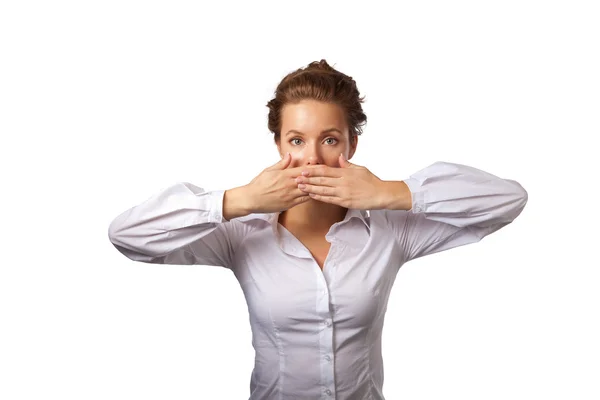
#> input picture images/saay.jpg, 600 x 400 px
$ python CW_less4.py
#> lines starting #> are read from the running program, lines starting #| are printed output that depends on the picture; after the words box and inside, x2 and y2 are one past the last pixel; in counts of white or black regions, pixels touching at a corner belong together
import cv2
import numpy as np

img=cv2.imread("images/saay.jpg")
#> img is the input picture: shape (400, 600, 3); mean B, G, R 230.6, 231.1, 236
scale = 1
img = cv2.resize(img, (img.shape[1]//scale, img.shape[0]//scale))
print(img.shape)
#| (400, 600, 3)


img_copy=img.copy()
img_copy_colour = img_copy
img_copy = cv2.cvtColor(img_copy, cv2.COLOR_BGR2GRAY)
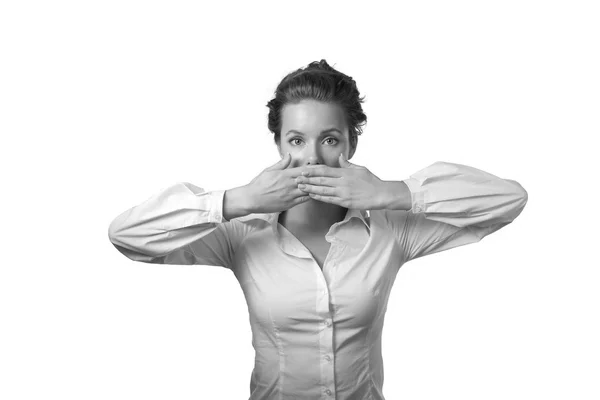
#> img_copy: shape (400, 600); min 3, max 255, mean 232.5
img_copy=cv2.GaussianBlur(img_copy, (5,5), 2)

#підсилення контрасту
img_copy=cv2.equalizeHist(img_copy)
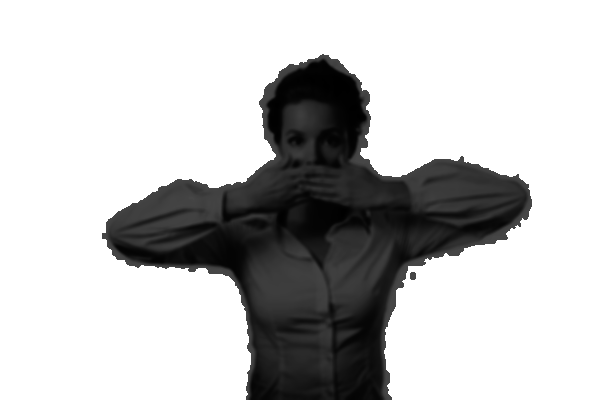
#> img_copy: shape (400, 600); min 0, max 255, mean 194.6

img_copy=cv2.Canny(img_copy, 100, 100)
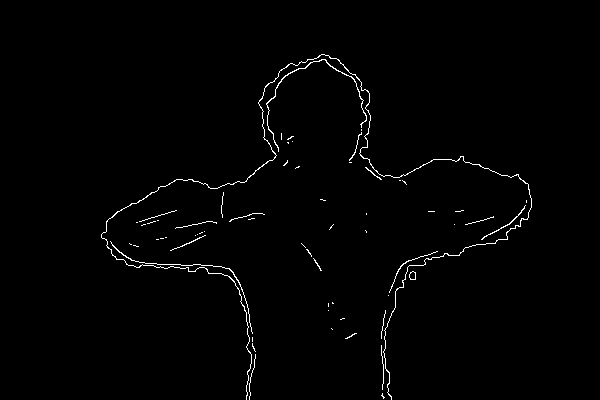
#> img_copy: shape (400, 600); 1.1% white in thin lines or dots, all inside (x1, y1, x2, y2) = (101, 54, 532, 400)

contours, hierarchy=cv2.findContours(img_copy, cv2.RETR_EXTERNAL, cv2.CHAIN_APPROX_SIMPLE)
#> contours = 62 contours, 57 with area under 20; largest, box (x1, y1, x2, y2) and area: (101, 54, 532, 400) 154, (266, 59, 367, 152) 74, (409, 271, 416, 280) 41, (110, 241, 253, 334) 28, (481, 205, 526, 240) 27
#cv2.RETR_EXTERNAL - шукає зовнішні краї
#cv2.CHAIN_APPROX_SIMPLE - апроксимація (вираження одих об'єктів через інші), шукає крайні точки

#малювання контурів через прямокутник
for cnt in contours:
    area = cv2.contourArea(cnt)
    if area > 100: #фільтер шуму
        x, y, w, h = cv2.boundingRect(cnt)
        cv2.drawContours(img_copy_colour, [cnt], -1, (0, 255, 0), 2)
        cv2.rectangle(img_copy_colour, (x,y), (x+w, y+h), (0,255,0), 2)
        text_y= y - 5 if y - 5 > 10 else y +15
        text = f'x:{x}, y:{y}, S:{int(area)}'
        cv2.putText(img_copy_colour, text, (x, text_y), cv2.FONT_HERSHEY_SIMPLEX, 0.5, (0,0,255), 1)
#> this loop made 62 passes
#> (area, x, y, w, h, text_y, text) on pass 62: (153.5, 101, 54, 431, 346, 49, 'x:101, y:54, S:153')
#> area on passes 14, 21, 45: 41, 28, 27
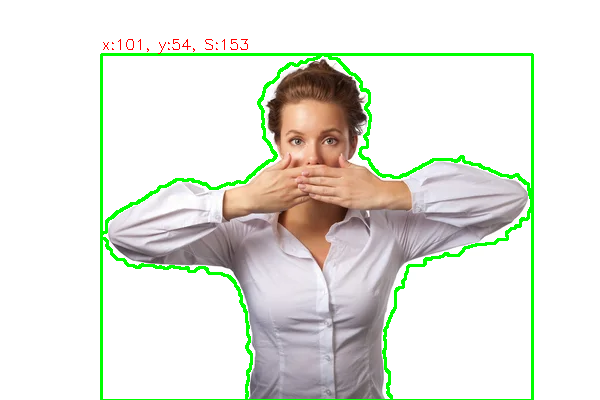
#> img_copy_colour: shape (400, 600, 3); 3.58% of pixels changed, all inside (x1, y1, x2, y2) = (100, 39, 534, 400)


# [4 lines of commented-out code are left out]
cv2.imshow("copy", img_copy_colour)
cv2.waitKey(0)
cv2.destroyAllWindows()
